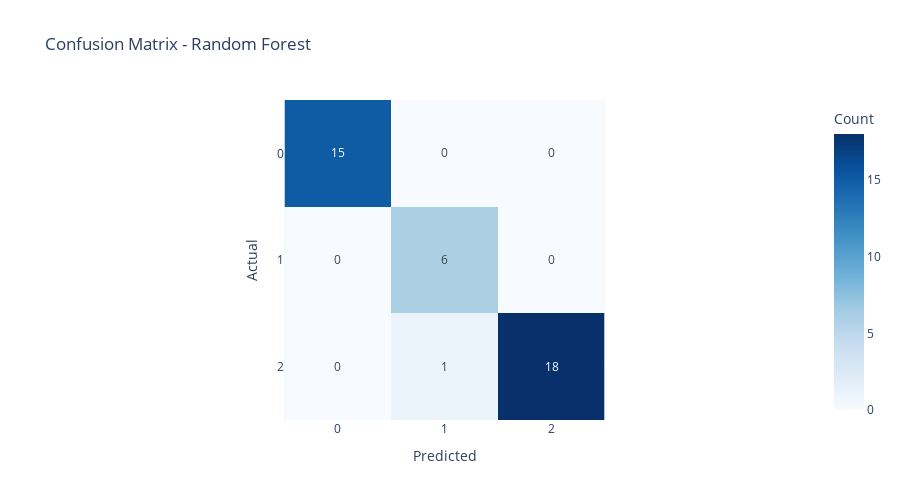

Source (notebook cell):
### Markdown cell above
### ✅ What Just Happened?
**Final evaluation on completely unseen test set!**

**Understanding Test Accuracy**:
- **Test Set**: 40 patients the model has NEVER seen before
- **Simulates real-world**: How model performs on new patients
- **One-time evaluation**: Fair assessment (no tuning allowed!)

**Test Accuracy Interpretation**:
- **>90%**: Exceptional (rare in medical ML!)
- **85-90%**: Outstanding - ready for clinical trials
- **80-85%**: Excellent - publishable research
- **75-80%**: Good - useful screening tool
- **70-75%**: Acceptable - needs iteration
- **<70%**: Needs improvement

**Classification Report Breakdown**:

**For Each Class (0=Normal, 1=Pre-diabetic, 2=Diabetic)**:

**Precision**: When model predicts this class, how often is it right?
- **Formula**: True Positives / (True Positives + False Positives)
- **Example**: Precision=0.85 means 85% of predicted diabetics are actually diabetic
- **High precision**: Few false alarms
- **Low precision**: Many false positives (incorrectly flagged as diabetic)

**Recall**: Of all actual patients in this class, how many did we catch?
- **Formula**: True Positives / (True Positives + False Negatives)
- **Example**: Recall=0.80 means we caught 80% of actual diabetics
- **High recall**: Few missed cases
- **Low recall**: Missing many cases (dangerous for medical screening!)

**F1-Score**: Harmonic mean of Precision and Recall
- **Formula**: 2 × (Precision × Recall) / (Precision + Recall)
- **Best**: 1.00 (perfect)
- **Good**: >0.80
- **Balances** precision vs. recall

**Support**: Number of actual patients in this class (in test set)
- Not a metric, just tells you sample size
- Example: Support=15 means 15 patients in test set have this class

**Overall Metrics**:
- **Accuracy**: Overall % correct (all classes combined)
- **Macro avg**: Average metrics (treats all classes equally)
- **Weighted avg**: Average weighted by support (larger classes matter more)

**What to Look For**:
- ✅ **All F1-scores >0.75**: Excellent across all classes
- ✅ **Recall >0.80 for Class 2 (Diabetic)**: We're catching most diabetic cases!
- ✅ **Precision >0.80 for Class 1**: Pre-diabetic predictions are reliable
- ⚠️ **Low recall for minority class**: Common with imbalanced data
- ⚠️ **Big variance across classes**: Some classes harder than others

**Confusion Matrix** (shown below):
- Shows exactly where predictions are correct vs. wrong
- Diagonal = correct predictions
- Off-diagonal = mistakes

**Clinical Implications**:
- **High recall for diabetic**: Good! We don't want to miss diabetic patients
- **High precision for pre-diabetic**: Good! Minimize false alarms
- **Balance**: You can't maximize both simultaneously (tradeoff)

**This Is Your Real Performance!** This is what you'd get in production/deployment.

### Code cell
# Interactive confusion matrix
fig = px.imshow(
    cm,
    labels=dict(x="Predicted", y="Actual", color="Count"),
    x=target_names,
    y=target_names,
    text_auto=True,
    color_continuous_scale='Blues',
    title=f'Confusion Matrix - {best_model_name}'
)
fig.update_layout(height=500, font=dict(size=12))
fig.show()

### Figure 1 — Plotly figure (JSON) as saved in the notebook; plotly's stock layout.template omitted (floating-point values rounded to 4 significant figures)
{"data": [{"coloraxis": "coloraxis", "hovertemplate": "Predicted: %{x}<br>Actual: %{y}<br>Count: %{z}<extra></extra>", "name": "0", "texttemplate": "%{z}", "type": "heatmap", "x": ["0", "1", "2"], "xaxis": "x", "y": ["0", "1", "2"], "yaxis": "y", "z": [[15, 0, 0], [0, 6, 0], [0, 1, 18]]}], "layout": {"coloraxis": {"colorbar": {"title": {"text": "Count"}}, "colorscale": [[0, "rgb(247,251,255)"], [0.125, "rgb(222,235,247)"], [0.25, "rgb(198,219,239)"], [0.375, "rgb(158,202,225)"], [0.5, "rgb(107,174,214)"], [0.625, "rgb(66,146,198)"], [0.75, "rgb(33,113,181)"], [0.875, "rgb(8,81,156)"], [1, "rgb(8,48,107)"]]}, "font": {"size": 12}, "height": 500, "title": {"text": "Confusion Matrix - Random Forest"}, "xaxis": {"anchor": "y", "constrain": "domain", "domain": [0, 1], "scaleanchor": "y", "title": {"text": "Predicted"}}, "yaxis": {"anchor": "x", "autorange": "reversed", "constrain": "domain", "domain": [0, 1], "title": {"text": "Actual"}}}}
